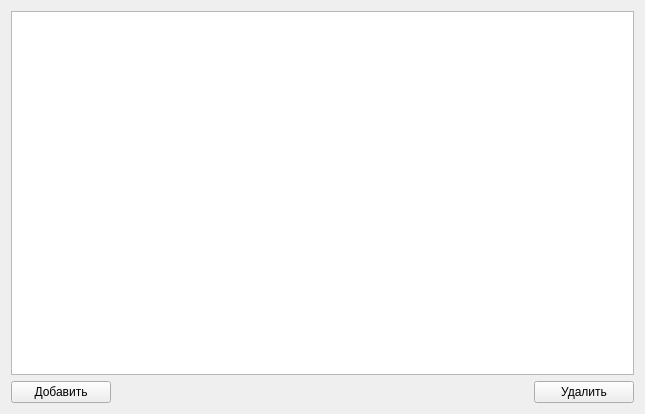
<?xml version="1.0" encoding="UTF-8"?>
<ui version="4.0">
 <class>MainWindow</class>
 <widget class="QMainWindow" name="MainWindow">
  <property name="geometry">
   <rect>
    <x>0</x>
    <y>0</y>
    <width>645</width>
    <height>414</height>
   </rect>
  </property>
  <property name="minimumSize">
   <size>
    <width>290</width>
    <height>200</height>
   </size>
  </property>
  <property name="windowTitle">
   <string>testTask</string>
  </property>
  <widget class="QWidget" name="centralWidget">
   <layout class="QVBoxLayout" name="verticalLayout">
    <item>
     <widget class="QTableView" name="tableView"/>
    </item>
    <item>
     <layout class="QHBoxLayout" name="horizontalLayout">
      <item>
       <widget class="QPushButton" name="addButton">
        <property name="minimumSize">
         <size>
          <width>100</width>
          <height>0</height>
         </size>
        </property>
        <property name="styleSheet">
         <string notr="true"/>
        </property>
        <property name="text">
         <string>Добавить</string>
        </property>
       </widget>
      </item>
      <item>
       <spacer name="horizontalSpacer">
        <property name="orientation">
         <enum>Qt::Horizontal</enum>
        </property>
        <property name="sizeHint" stdset="0">
         <size>
          <width>40</width>
          <height>20</height>
         </size>
        </property>
       </spacer>
      </item>
      <item>
       <widget class="QPushButton" name="deleteButton">
        <property name="minimumSize">
         <size>
          <width>100</width>
          <height>0</height>
         </size>
        </property>
        <property name="styleSheet">
         <string notr="true"/>
        </property>
        <property name="text">
         <string>Удалить</string>
        </property>
       </widget>
      </item>
     </layout>
    </item>
   </layout>
  </widget>
 </widget>
 <layoutdefault spacing="6" margin="11"/>
 <resources/>
 <connections/>
</ui>
